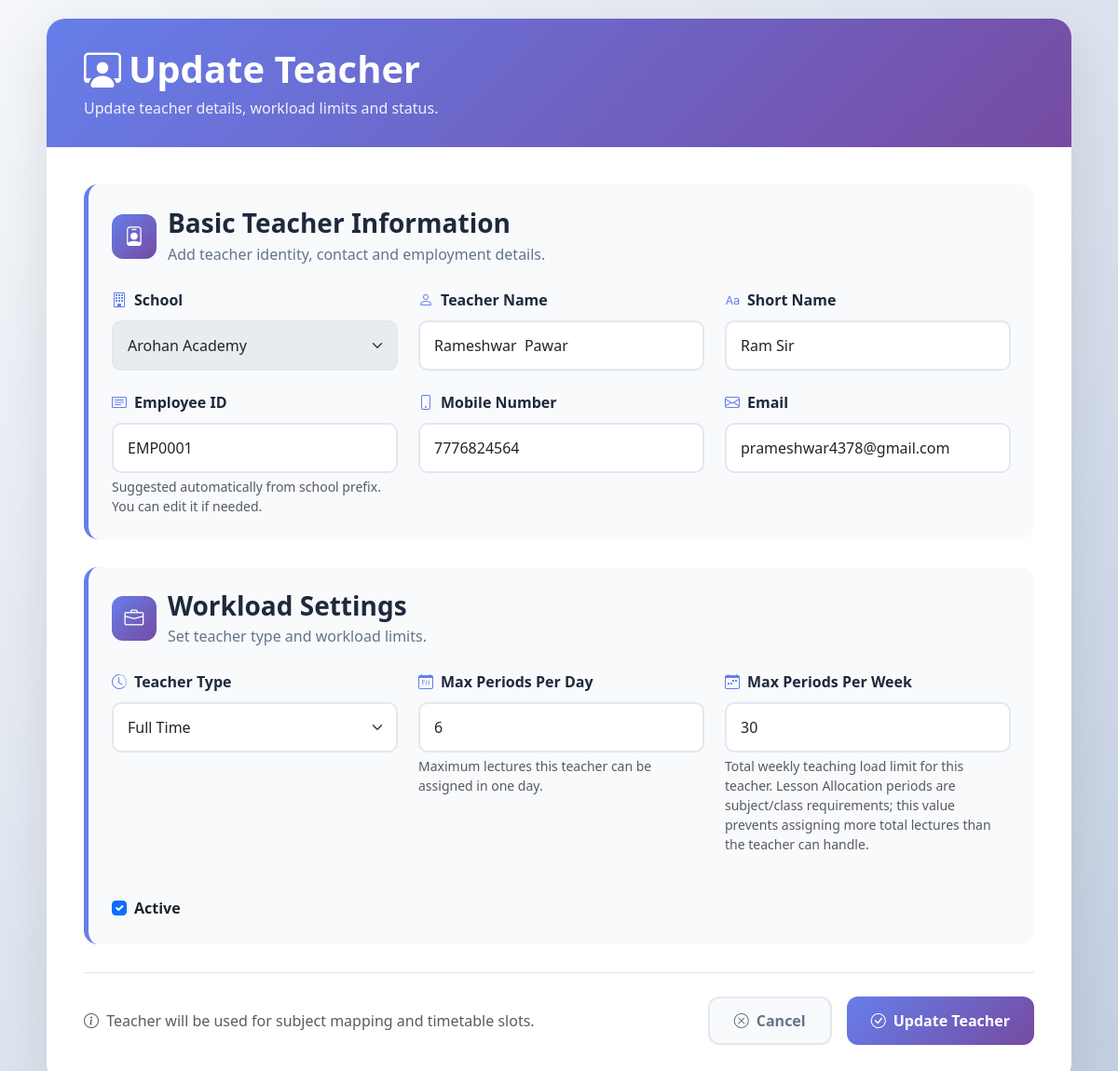
The page /teachers/1/update/ (signed in) on the database its author committed.
### Teachers/models.py (models this page shows, shortened)
class Teacher(models.Model):
    TEACHER_TYPE_CHOICES = (
        ("FULL_TIME", "Full Time"),
        ("PART_TIME", "Part Time"),
    )
    school = models.ForeignKey(
        School,
        on_delete=models.CASCADE
    )
    timetable = models.ForeignKey(
        "Timetables.Timetable",
        on_delete=models.CASCADE,
        null=True,
        blank=True,
        related_name="teachers"
    )
    name = models.CharField(max_length=255)
    short_name = models.CharField(
        max_length=50,
        blank=True
    )
    employee_id = models.CharField(
        max_length=100,
        blank=True
    )
    mobile_number = models.CharField(
        max_length=20,
        blank=True
    )
    email = models.EmailField(blank=True)
    teacher_type = models.CharField(
        max_length=20,
        choices=TEACHER_TYPE_CHOICES,
        default="FULL_TIME"
    )
    department = models.CharField(
        max_length=100,
        blank=True
    )
    max_periods_per_day = models.PositiveIntegerField(default=6)
    max_periods_per_week = models.PositiveIntegerField(default=30)
    is_active = models.BooleanField(default=True)

### Teachers/views.py (the view)
# urls.py: path("teachers/<int:pk>/update/", views.teacher_update, name="teacher_update"),
@login_required
@log_exceptions
def teacher_update(request, pk):
    teacher = get_school_object_or_404(request, Teacher.objects.all(), pk=pk)
    current_school = get_current_school(request)
    if request.method == "POST":
        form = TeacherForm(request.POST, instance=teacher, current_school=current_school)
        if form.is_valid():
            form.save()
            messages.success(request, "Teacher updated successfully.")
            return HttpResponse("""
            <script>
            window.close();
            </script>
            """)
    else:
        form = TeacherForm(instance=teacher, current_school=current_school)
    return render(request, "teacher_form.html", {
        "form": form,
        "title": "Update Teacher",
        "subtitle": "Update teacher details, workload limits and status.",
        "button_text": "Update Teacher",
    })

### AI_TIMETABLE_SAAS/logging_utils.py (called while the page is built)
def log_exceptions(func):
    @functools.wraps(func)
    def wrapper(*args, **kwargs):
        qualified_name = f"{func.__module__}.{func.__qualname__}"
        try:
            result = func(*args, **kwargs)
        except Exception as error:
            request = _request_from_call(args, kwargs)
            if not request or not _is_response_handler(func):
                raise
            content = render_to_string(
                "accounts/404.html",
                _error_context(error, qualified_name),
            )
            return HttpResponse(content, status=404)
        return result
    return wrapper

### AI_TIMETABLE_SAAS/tenancy.py (called while the page is built)
@log_exceptions
def set_current_tenant_db(alias):
    return _current_tenant_db.set(alias)

@log_exceptions
def reset_current_tenant_db(token):
    _current_tenant_db.reset(token)

@log_exceptions
def configured_tenant_databases():
    return set(getattr(settings, "SCHOOL_TENANT_DATABASES", ()))

    @log_exceptions
    def __call__(self, request):
        alias = (
            request.GET.get(self.query_param)
            or request.META.get(self.header_name)
            or request.session.get(self.session_key)
        )
        tenant_databases = configured_tenant_databases()
        if alias and alias not in tenant_databases:
            return HttpResponseBadRequest(f"Unknown school database alias: {alias}")
        if request.GET.get(self.query_param):
            request.session[self.session_key] = alias
        request.school_db_alias = alias
        token = set_current_tenant_db(alias)
        try:
            return self.get_response(request)
        finally:
            reset_current_tenant_db(token)

### Accounts/context_processors.py (called while the page is built)
@log_exceptions
def school_context(request):
    if not request.user.is_authenticated:
        return {}
    return school_context_for_request(request)

### Accounts/form_mixins.py (called while the page is built)
    @log_exceptions
    def _lock_school_field(self, school):
        field = self.fields.get(self.school_field_name)
        if not field:
            return
        field.queryset = field.queryset.filter(pk=school.pk)
        field.initial = school.pk
        field.disabled = True
        field.widget.attrs["class"] = field.widget.attrs.get("class", "form-select")
        field.widget.attrs["aria-readonly"] = "true"
        self.initial[self.school_field_name] = school.pk

### Accounts/utils.py (called while the page is built)
@log_exceptions
def school_queryset(request, queryset):
    school = get_current_school(request)
    if not school:
        return queryset.none()
    return queryset.filter(school=school)

### Teachers/templates/teacher_form.html (shortened to what this page needs)
<!DOCTYPE html>
<html lang="en">
<head>
    <link href="https://cdn.jsdelivr.net/npm/bootstrap@5.3.0/dist/css/bootstrap.min.css" rel="stylesheet">
    <link rel="stylesheet" href="https://cdn.jsdelivr.net/npm/bootstrap-icons@1.10.0/font/bootstrap-icons.css">
    <link rel="stylesheet" href="https://cdn.jsdelivr.net/npm/choices.js/public/assets/styles/choices.min.css">
</head>
<body>
<div class="form-container">
    <div class="form-header">
        <h1><i class="bi bi-person-workspace me-2"></i>{{ title }}</h1>
        <p>{{ subtitle }}</p>
    </div>
    <form method="POST" class="form-body">
        {% if bulk_create %}
        <div class="form-section">
            <div class="section-title">
                <div class="section-title-icon">
                    <i class="bi bi-person-badge"></i>
                </div>
                <div>
                    <h3>AI Generated Teacher Rows</h3>
                    <p>Add, edit or remove teachers locally, then save all rows together.</p>
                </div>
            </div>
            <button type="button" class="btn btn-primary btn-sm mb-3" onclick="addTeacherRow()">
                <i class="bi bi-plus-circle"></i> Add Teacher Row
            </button>
            <div class="table-responsive">
                <table class="table table-bordered align-middle teacher-table">
                    <thead class="table-light">
                    <tr>
                        <th>Name</th>
                        <th>Short</th>
                        <th>Employee ID</th>
                        <th>Mobile</th>
                        <th>Email</th>
                        <th>Type</th>
                        <th>Day</th>
                        <th>Week</th>
                        <th>Active</th>
                        <th>Action</th>
                    </tr>
                    </thead>
                    <tbody id="teacherRowsBody"></tbody>
                </table>
            </div>
            <div class="alert alert-info small mb-0">
                Employee ID is used to update an existing teacher in this school. Blank names are skipped.
            </div>
        </div>
        {% else %}
            <div class="form-section">
                <div class="section-title">
                    <div class="section-title-icon">
                        <i class="bi bi-person-badge"></i>
                    </div>
                    <div>
                        <h3>Basic Teacher Information</h3>
                        <p>Add teacher identity, contact and employment details.</p>
                    </div>
                </div>
                <div class="form-grid">
                    <div>
                        <label class="form-label"><i class="bi bi-building"></i> School</label>
                        {{ form.school }}
                    </div>
                    <div>
                        <label class="form-label"><i class="bi bi-person"></i> Teacher Name</label>
                        {{ form.name }}
                    </div>
                    <div>
                        <label class="form-label"><i class="bi bi-type"></i> Short Name</label>
                        {{ form.short_name }}
                    </div>
                    <div>
                        <label class="form-label"><i class="bi bi-card-text"></i> Employee ID</label>
                        {{ form.employee_id }}
                        <div class="form-text">
                            Suggested automatically from school prefix{% if employee_id_prefix %} {{ employee_id_prefix }}{% endif %}. You can edit it if needed.
                        </div>
                    </div>
                    <div>
                        <label class="form-label"><i class="bi bi-phone"></i> Mobile Number</label>
                        {{ form.mobile_number }}
                    </div>
                    <div>
                        <label class="form-label"><i class="bi bi-envelope"></i> Email</label>
                        {{ form.email }}
                    </div>
                </div>
            </div>
        <div class="form-section">
            <div class="section-title">
                <div class="section-title-icon">
                    <i class="bi bi-briefcase"></i>
                </div>
                <div>
                    <h3>Workload Settings</h3>
                    <p>Set teacher type and workload limits.</p>
                </div>
            </div>
            <div class="form-grid">
                <div>
                    <label class="form-label"><i class="bi bi-clock-history"></i> Teacher Type</label>
                    {{ form.teacher_type }}
                </div>
                <div>
                    <label class="form-label"><i class="bi bi-calendar-day"></i> Max Periods Per Day</label>
                    {{ form.max_periods_per_day }}
                    <div class="form-text">
                        Maximum lectures this teacher can be assigned in one day.
                    </div>
                </div>
                <div>
                    <label class="form-label"><i class="bi bi-calendar-week"></i> Max Periods Per Week</label>
                    {{ form.max_periods_per_week }}
                    <div class="form-text">
                        Total weekly teaching load limit for this teacher. Lesson Allocation periods are subject/class requirements; this value prevents assigning more total lectures than the teacher can handle.
                    </div>
                </div>
                <div class="d-flex align-items-center pt-4">
                    <div class="form-check">
                        {{ form.is_active }}
                        <label class="form-check-label fw-semibold">Active</label>
                    </div>
                </div>
            </div>
        </div>
        {% endif %}
        <div class="form-actions">
            <div class="text-muted">
                <i class="bi bi-info-circle me-1"></i>
                Teacher will be used for subject mapping and timetable slots.
            </div>
            <div class="d-flex gap-3">
                <button type="button" class="btn btn-secondary" onclick="window.close()">
                    <i class="bi bi-x-circle"></i> Cancel
                </button>
                <button type="submit" class="btn btn-primary">
                    <i class="bi bi-check-circle"></i> {{ button_text }}
                </button>
            </div>
        </div>
    </form>
</div>
</body>
</html>

### Teachers/templates/teacher_form.html (style rules this page uses)
:root { --primary-color: #667eea; --secondary-color: #764ba2; --light-bg: #f8fafc; --border-color: #e2e8f0; --text-primary: #1e293b; --text-secondary: #64748b; }
body { background: linear-gradient(135deg, #f5f7fa, #c3cfe2); min-height: 100vh; padding: 20px; font-family: 'Segoe UI', Tahoma, Geneva, Verdana, sans-serif; }
.form-container { max-width: 1100px; margin: 0 auto; background: #fff; border-radius: 20px; box-shadow: 0 20px 60px rgba(0,0,0,.1); overflow: hidden; }
.form-header { background: linear-gradient(135deg, var(--primary-color), var(--secondary-color)); color: #fff; padding: 30px 40px; }
.form-header h1 { font-weight: 700; margin-bottom: 6px; }
.form-header p { opacity: .9; margin: 0; }
.form-body { padding: 40px; }
.form-section { background: var(--light-bg); border-radius: 15px; padding: 25px; margin-bottom: 30px; border-left: 5px solid var(--primary-color); }
.section-title { display: flex; align-items: center; gap: 12px; margin-bottom: 25px; }
.section-title-icon { width: 48px; height: 48px; background: linear-gradient(135deg, var(--primary-color), var(--secondary-color)); border-radius: 12px; display: flex; align-items: center; justify-content: center; color: #fff; font-size: 1.3rem; }
.section-title h3 { margin: 0; font-weight: 700; color: var(--text-primary); }
.section-title p { margin: 4px 0 0; color: var(--text-secondary); }
.form-grid { display: grid; grid-template-columns: repeat(auto-fit, minmax(260px, 1fr)); gap: 22px; }
.form-label { font-weight: 600; color: var(--text-primary); margin-bottom: 10px; display: flex; gap: 8px; align-items: center; }
.form-label i { color: var(--primary-color); }
.form-control, .form-select { border: 2px solid var(--border-color); border-radius: 10px; padding: 13px 15px; }
.form-actions { background: #fff; padding-top: 25px; border-top: 1px solid var(--border-color); display: flex; justify-content: space-between; align-items: center; gap: 20px; }
.btn { padding: 12px 26px; border-radius: 12px; font-weight: 600; display: inline-flex; align-items: center; gap: 8px; }
.btn-primary { background: linear-gradient(135deg, var(--primary-color), var(--secondary-color)); border: none; }
.btn-secondary { background: var(--light-bg); color: var(--text-secondary); border: 2px solid var(--border-color); }

### rows shown on the page
Teacher: school "Arohan Academy", name "Rameshwar Pawar", short_name "Ram Sir", employee_id "EMP0001", mobile_number "7776824564", email "prameshwar4378@gmail.com", teacher_type "Full Time", max_periods_per_day "6", max_periods_per_week "30", is_active "☑"

### other values the page prints
{{ title }} "Update Teacher"
{{ subtitle }} "Update teacher details, workload limits and status."
{{ button_text }} "Update Teacher"
